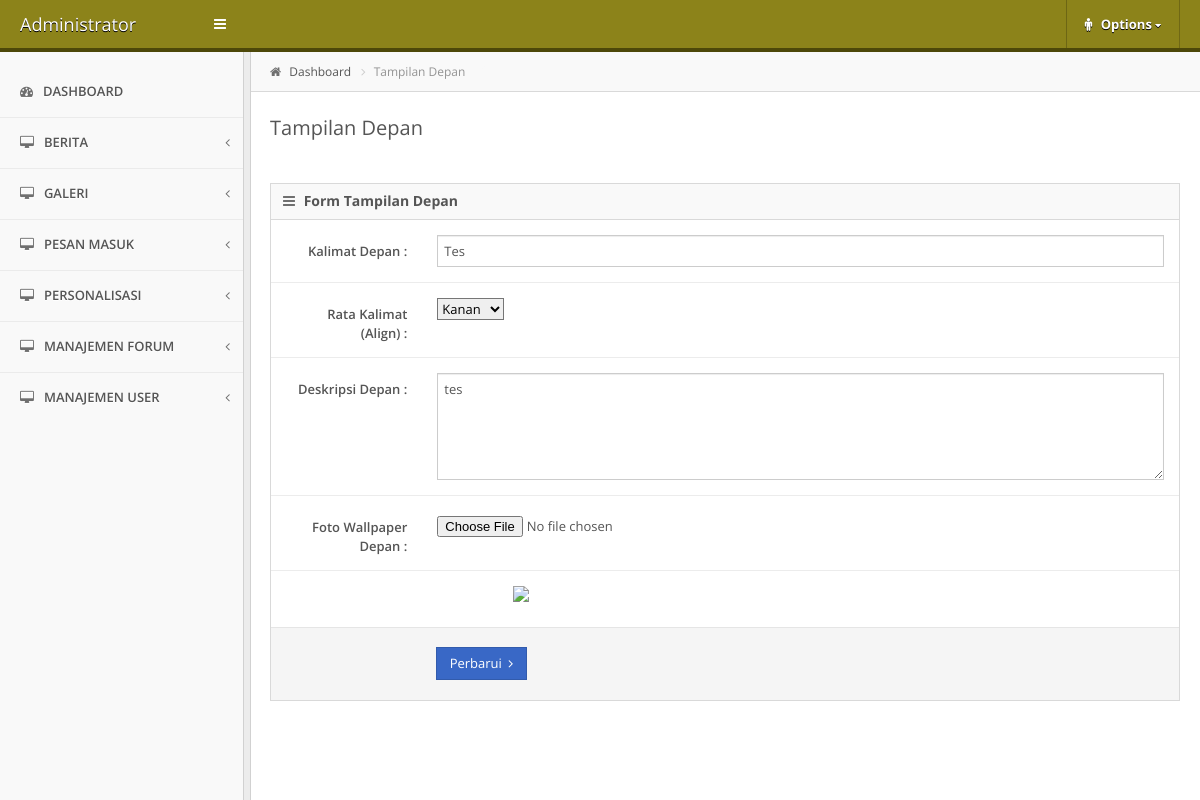
Page /index.php/office/frontpage on the committed database.
### tables this page shows
CREATE TABLE IF NOT EXISTS `personalisasi` (
  `id` int(11) NOT NULL AUTO_INCREMENT,
  `katadepan` varchar(300) NOT NULL,
  `rata` varchar(10) NOT NULL,
  `deskripsi` text NOT NULL,
  `visi` text NOT NULL,
  `misi` text NOT NULL,
  `sambutan` text NOT NULL,
  `sejarah` text NOT NULL,
  `organigram` varchar(255) NOT NULL,
  `logo` varchar(255) NOT NULL,
  `wallpaper` varchar(255) NOT NULL,
  `kontak` text NOT NULL,
  PRIMARY KEY (`id`)
);

### application/controllers/office.php (called while the page is built, shortened)
<?php
class Office extends CI_Controller {
	public function __construct(){
		$this->load->library('form_validation');
		$this->load->model('madmin');
	}
	function frontpage()
	{
		$data['front']=$this->madmin->getDataFront()->row();
		$this->load->view('admin/header');
		$this->load->view('admin/frontpage',$data);
		$this->load->view('admin/footer');
	}
}

### index.php (called while the page is built, shortened)
<?php
require_once BASEPATH.'core/CodeIgniter.php';

### application/models/madmin.php (called while the page is built, shortened)
<?php
class Madmin extends CI_Model {
	function getDataFront()
	{
		return $this->db->query("select * from personalisasi");
	}
}

### application/views/admin/frontpage.php (the view, shortened to what this page needs)
<div id="content">
	<div class="container">
		<div class="crumbs">
			<ul id="breadcrumbs" class="breadcrumb">
				<li>
					<i class="icon-home"></i>
					<a href="<?php echo base_url() ?>office">Dashboard</a>
				</li>
				<li class="current">
					<a href="<?php echo base_url() ?>office/frontpage" title="">Tampilan Depan</a>
				</li>
			</ul>
		</div>
		<div class="page-header">
			<div class="page-title">
				<h3>Tampilan Depan</h3>
			</div>
		</div>
		<div class="row">
			<div class="col-md-12">
				<div class="widget box">
					<div class="widget-header">
						<h4><i class="icon-reorder"></i> Form Tampilan Depan</h4>
					</div>
					<div class="widget-content">
						<form class="form-horizontal row-border" action="<?php echo base_url(); ?>index.php/office/submitfront" method="post" enctype="multipart/form-data">
						<div id="galery-input">
							<div class="form-group">
								<label class="col-md-2 control-label">Kalimat Depan :</label>
								<div class="col-md-10"><input type="text" name="kalimatdepan" class="form-control" value="<?php echo stripslashes($front->katadepan); ?>"></div>
							</div>
							<div class="form-group">
								<label class="col-md-2 control-label">Rata Kalimat (Align) :</label>
								<div class="col-md-10">
									<select name="rata">
										<option value="right" <?php if($front->rata=='right') echo "selected"; ?>>Kanan</option>
									</select>
								</div>
							</div>
							<div class="form-group">
								<label class="col-md-2 control-label">Deskripsi Depan :</label>
								<div class="col-md-10">
									<textarea name="deskripsi" cols="5" rows="5" class="form-control"><?php echo stripslashes($front->deskripsi); ?></textarea>
								</div>
							</div>
							<div class="form-group">
								<label class="col-md-2 control-label">Foto Wallpaper Depan :</label>
								<div class="col-md-10">
									<input type="file" name="foto" data-style="fileinput">
								</div>
							</div>
							<div class="form-group">
								<div class="col-lg-6 col-md-6 col-md-push-3 col-md-pull-3">
									<img src="<?php echo base_url(); ?>assets/img/slide1.jpg" class="img-responsive">
								</div>
							</div>
						</div>
							<div class="form-actions">
								<label class="col-md-2 control-label"></label>
								<button type="submit" class="submit btn btn-primary">
									Perbarui&nbsp;&nbsp;<i class="icon-angle-right"></i>
								</button>
							</div>
						</form>
					</div>
				</div>
			</div>
		</div>
	</div>
</div>

### rows in the picture
personalisasi: kalimatdepan "Tes", rata "Kanan", deskripsi "tes"
